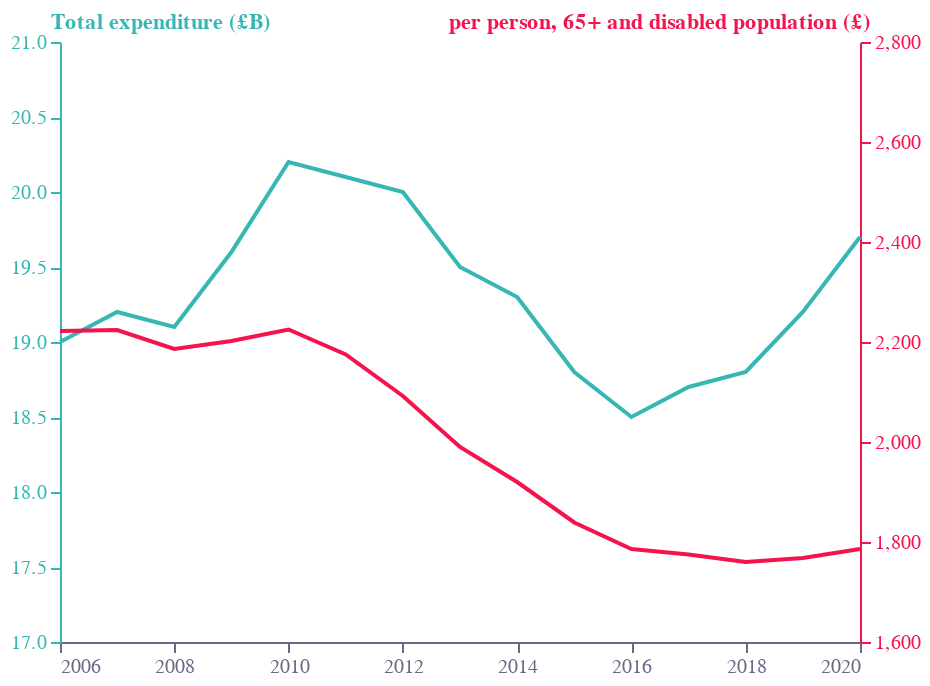

The notebook cell this image was saved under:
### Code cell
base = alt.Chart(f1).encode(
    tooltip=["Year", "Total", "65+"],
    x=alt.X(
        "Year:Q",
        axis=alt.Axis(
            grid=False,
            titleAlign="right",
            titleAnchor="end",
            title="",
            titleY=-15,
            labelColor=colors["eco-gray"],
            titleColor=colors["eco-gray"],
            tickColor=colors["eco-gray"],
            domainColor=colors["eco-gray"],
            tickCount=6,
            format=".0f",
            orient="bottom",
            labelAngle=0,
        ),
    ),
)
line1 = base.mark_line(color=colors["eco-turquiose"]).encode(
    y=alt.Y(
        "Total:Q",
        sort=[],
        axis=alt.Axis(
            grid=False,
            title="Total expenditure (£B)",
            titleX=-5,
            titleY=-5,
            titleBaseline="bottom",
            titleAngle=0,
            titleAlign="left",
            labelColor=colors["eco-turquiose"],
            titleColor=colors["eco-turquiose"],
            tickColor=colors["eco-turquiose"],
            domainColor=colors["eco-turquiose"],
        ),
        scale=alt.Scale(domain=[17, 21]),
    )
)
line2 = base.mark_line(color=colors["eco-dot"]).encode(
    y=alt.Y(
        "65+:Q",
        sort=[],
        axis=alt.Axis(
            grid=False,
            title="per person, 65+ and disabled population (£)",
            titleX=5,
            titleY=-5,
            titleBaseline="bottom",
            titleAngle=0,
            titleAlign="right",
            labelColor=colors["eco-dot"],
            titleColor=colors["eco-dot"],
            tickColor=colors["eco-dot"],
            domainColor=colors["eco-dot"],
        ),
        scale=alt.Scale(domain=[1600, 2800]),
    )
)
layer1 = (
    ((line1 + line2).properties(height=300, width=400))
    .configure_view(stroke=None)
    .properties(title="")
).resolve_scale(y="independent")
layer1.save("visualisation/" + f + ".json")
layer1.save("visualisation/" + f + ".png")
open("README.md", "w").write(readme)
layer1

### Figure 1 — Vega-Lite specification as saved in the notebook (floating-point values rounded to 4 significant figures)
{"config": {"view": {"continuousWidth": 400, "continuousHeight": 300, "stroke": null}}, "layer": [{"mark": {"type": "line", "color": "#36B7B4"}, "encoding": {"tooltip": [{"type": "quantitative", "field": "Year"}, {"type": "quantitative", "field": "Total"}, {"type": "quantitative", "field": "65+"}], "x": {"type": "quantitative", "axis": {"domainColor": "#676A86", "format": ".0f", "grid": false, "labelAngle": 0, "labelColor": "#676A86", "orient": "bottom", "tickColor": "#676A86", "tickCount": 6, "title": "", "titleAlign": "right", "titleAnchor": "end", "titleColor": "#676A86", "titleY": -15}, "field": "Year"}, "y": {"type": "quantitative", "axis": {"domainColor": "#36B7B4", "grid": false, "labelColor": "#36B7B4", "tickColor": "#36B7B4", "title": "Total expenditure (£B)", "titleAlign": "left", "titleAngle": 0, "titleBaseline": "bottom", "titleColor": "#36B7B4", "titleX": -5, "titleY": -5}, "field": "Total", "scale": {"domain": [17, 21]}, "sort": []}}}, {"mark": {"type": "line", "color": "#F4134D"}, "encoding": {"tooltip": [{"type": "quantitative", "field": "Year"}, {"type": "quantitative", "field": "Total"}, {"type": "quantitative", "field": "65+"}], "x": {"type": "quantitative", "axis": {"domainColor": "#676A86", "format": ".0f", "grid": false, "labelAngle": 0, "labelColor": "#676A86", "orient": "bottom", "tickColor": "#676A86", "tickCount": 6, "title": "", "titleAlign": "right", "titleAnchor": "end", "titleColor": "#676A86", "titleY": -15}, "field": "Year"}, "y": {"type": "quantitative", "axis": {"domainColor": "#F4134D", "grid": false, "labelColor": "#F4134D", "tickColor": "#F4134D", "title": "per person, 65+ and disabled population (£)", "titleAlign": "right", "titleAngle": 0, "titleBaseline": "bottom", "titleColor": "#F4134D", "titleX": 5, "titleY": -5}, "field": "65+", "scale": {"domain": [1600, 2800]}, "sort": []}}}], "data": {"name": "data-3240d29973da8f64832c142fb8c918e0"}, "height": 300, "resolve": {"scale": {"y": "independent"}}, "title": "", "width": 400, "$schema": "https://vega.github.io/schema/vega-lite/v4.8.1.json", "datasets": {"data-3240d29973da8f64832c142fb8c918e0": [{"Year": 2006.0, "Total": 19.0, "65+": 2222}, {"Year": 2007.0, "Total": 19.2, "65+": 2224}, {"Year": 2008.0, "Total": 19.1, "65+": 2186}, {"Year": 2009.0, "Total": 19.6, "65+": 2202}, {"Year": 2010.0, "Total": 20.2, "65+": 2225}, {"Year": 2011.0, "Total": 20.1, "65+": 2175}, {"Year": 2012.0, "Total": 20.0, "65+": 2092}, {"Year": 2013.0, "Total": 19.5, "65+": 1990}, {"Year": 2014.0, "Total": 19.3, "65+": 1920}, {"Year": 2015.0, "Total": 18.8, "65+": 1839}, {"Year": 2016.0, "Total": 18.5, "65+": 1786}, {"Year": 2017.0, "Total": 18.7, "65+": 1775}, {"Year": 2018.0, "Total": 18.8, "65+": 1760}, {"Year": 2019.0, "Total": 19.2, "65+": 1768}, {"Year": 2020.0, "Total": 19.7, "65+": 1786}]}}
